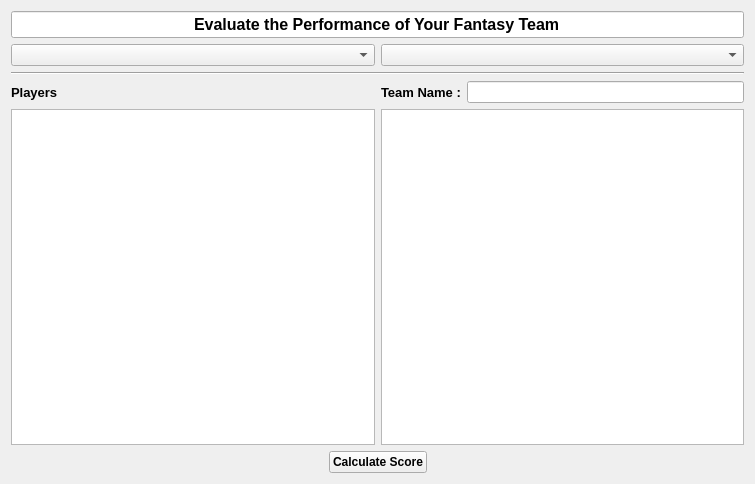
<?xml version="1.0" encoding="UTF-8"?>
<ui version="4.0">
 <class>Form</class>
 <widget class="QWidget" name="Form">
  <property name="geometry">
   <rect>
    <x>0</x>
    <y>0</y>
    <width>755</width>
    <height>484</height>
   </rect>
  </property>
  <property name="windowTitle">
   <string>Form</string>
  </property>
  <layout class="QVBoxLayout" name="verticalLayout">
   <item>
    <layout class="QHBoxLayout" name="horizontalLayout">
     <item>
      <widget class="QLineEdit" name="lineEdit_Evaluate">
       <property name="font">
        <font>
         <pointsize>12</pointsize>
         <weight>75</weight>
         <bold>true</bold>
        </font>
       </property>
       <property name="text">
        <string>Evaluate the Performance of Your Fantasy Team</string>
       </property>
       <property name="alignment">
        <set>Qt::AlignCenter</set>
       </property>
       <property name="readOnly">
        <bool>true</bool>
       </property>
      </widget>
     </item>
    </layout>
   </item>
   <item>
    <layout class="QHBoxLayout" name="horizontalLayout_2">
     <item>
      <widget class="QComboBox" name="comboBox_team">
       <property name="placeholderText">
        <string>Select Team</string>
       </property>
      </widget>
     </item>
     <item>
      <widget class="QComboBox" name="comboBox_match">
       <property name="placeholderText">
        <string>Select Match</string>
       </property>
       <item>
        <property name="text">
         <string>Match 1</string>
        </property>
       </item>
       <item>
        <property name="text">
         <string>Match 2</string>
        </property>
       </item>
       <item>
        <property name="text">
         <string>Match 3</string>
        </property>
       </item>
       <item>
        <property name="text">
         <string>Match 4</string>
        </property>
       </item>
       <item>
        <property name="text">
         <string>Match 5</string>
        </property>
       </item>
      </widget>
     </item>
    </layout>
   </item>
   <item>
    <widget class="Line" name="line">
     <property name="orientation">
      <enum>Qt::Horizontal</enum>
     </property>
    </widget>
   </item>
   <item>
    <layout class="QGridLayout" name="gridLayout">
     <item row="1" column="0">
      <widget class="QListView" name="listView_players"/>
     </item>
     <item row="1" column="1">
      <widget class="QListView" name="listView_scores"/>
     </item>
     <item row="0" column="0">
      <widget class="QLabel" name="label_players">
       <property name="font">
        <font>
         <pointsize>10</pointsize>
         <weight>75</weight>
         <bold>true</bold>
        </font>
       </property>
       <property name="cursor">
        <cursorShape>ArrowCursor</cursorShape>
       </property>
       <property name="text">
        <string>Players</string>
       </property>
      </widget>
     </item>
     <item row="0" column="1">
      <layout class="QFormLayout" name="formLayout_2">
       <item row="0" column="0">
        <widget class="QLabel" name="label_teamName">
         <property name="font">
          <font>
           <pointsize>10</pointsize>
           <weight>75</weight>
           <bold>true</bold>
          </font>
         </property>
         <property name="text">
          <string>Team Name :</string>
         </property>
        </widget>
       </item>
       <item row="0" column="1">
        <widget class="QLineEdit" name="lineEdit_teamName">
         <property name="readOnly">
          <bool>true</bool>
         </property>
        </widget>
       </item>
      </layout>
     </item>
    </layout>
   </item>
   <item>
    <layout class="QHBoxLayout" name="horizontalLayout_3">
     <item>
      <spacer name="horizontalSpacer">
       <property name="orientation">
        <enum>Qt::Horizontal</enum>
       </property>
       <property name="sizeHint" stdset="0">
        <size>
         <width>40</width>
         <height>20</height>
        </size>
       </property>
      </spacer>
     </item>
     <item>
      <widget class="QPushButton" name="pushButton">
       <property name="font">
        <font>
         <weight>75</weight>
         <bold>true</bold>
        </font>
       </property>
       <property name="cursor">
        <cursorShape>OpenHandCursor</cursorShape>
       </property>
       <property name="text">
        <string>Calculate Score</string>
       </property>
      </widget>
     </item>
     <item>
      <spacer name="horizontalSpacer_2">
       <property name="orientation">
        <enum>Qt::Horizontal</enum>
       </property>
       <property name="sizeHint" stdset="0">
        <size>
         <width>40</width>
         <height>20</height>
        </size>
       </property>
      </spacer>
     </item>
    </layout>
   </item>
  </layout>
 </widget>
 <resources/>
 <connections/>
</ui>
